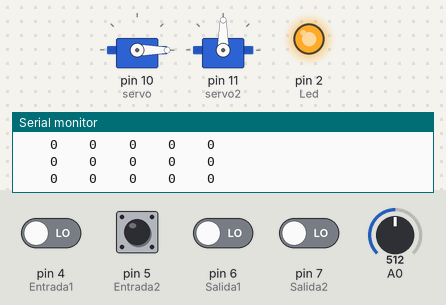
The sketch below on a simulated Arduino Uno, built with avr-gcc and run on an emulated ATmega328P. Parts: 2 × servo, output pins drawn as LEDs (lit = HIGH), the last lines printed to the serial monitor. The test bench sets the inputs (shaded band); at power-on: pin 4 (Entrada1), pin 5 (Entrada2), pin 6 (Salida1), pin 7 (Salida2) LOW, A0 = 512.

Above: at 3.0 s.
3.1 s: pin 4 (Entrada1) driven HIGH
At 6.0 s:
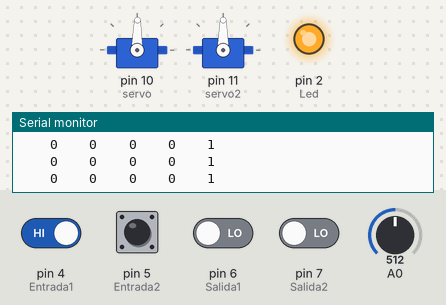
6.1 s: A0 set to 316
7.6 s: A0 set to 282
At 8.6 s:
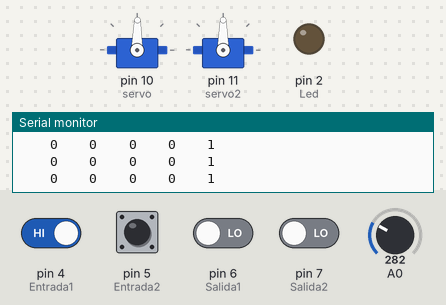
9.1 s: A0 set to 306
At 10.1 s:
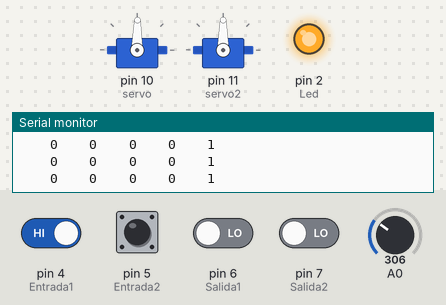
10.6 s: A0 set to 290
At 11.6 s:
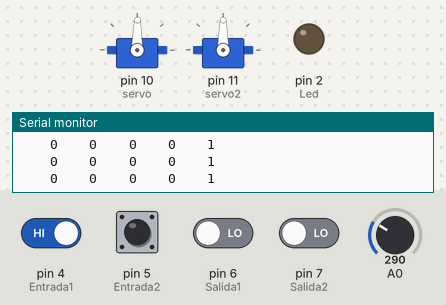
12.1 s: pin 5 (Entrada2) pulsed HIGH 2 times (0.12 s each, 0.3 s apart)
Timing chart, 0 to 16.3 s (numbered marks = the images above; inputs shaded):
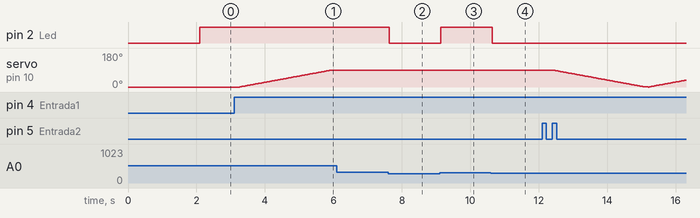

Measured:
- the behaviour switches between 301 and 300 on A0 (found by bisection; images 1 and 2)
- after the input at 3.1 s, servo on pin 10 (servo): moves from 0° to 89° over 2.6 s, starting after 0.17 s
- after the input at 7.6 s, pin 2 (Led): HIGH → LOW at once
- after the input at 9.1 s, pin 2 (Led): LOW → HIGH at once
- after the input at 10.6 s, pin 2 (Led): HIGH → LOW after 0.05 s

The sketch:

Prueba_del_Lector.ino
```cpp
#include <Servo.h>
Servo myServo;
Servo myServo2;

int servo=10;
int grados=0;
int servo2=11;
int grados2=0;

bool empezar0=0;

int coches=0;

int Led=2;
int LDR=0;

int Entrada1=4;
bool boolEntrada1=0;

int Entrada2=5;
bool boolEntrada2=0;

int Salida1=6;
bool boolSalida1=0;

int Salida2=7;
bool boolSalida2=0;

bool boolPasoEntrada=0;
bool mantenerEntrada=0;
bool boolPasoSalida=0;
bool mantenerSalida=0;

void setup() {
Serial.begin(9600);
pinMode(Entrada1,INPUT);
pinMode(Entrada2,INPUT);
pinMode(Salida1,INPUT);
pinMode(Salida2,INPUT);

myServo.attach(servo);
myServo2.attach(servo2);
pinMode(Led,OUTPUT);
}

void loop() {
if(empezar0==0){
  empezar0=1;
  myServo.write(0);
  grados2=90;
  myServo2.write(90);
  delay(2000);
}
sensores();
PasoEntrada();
luces();
PasoSalida();

}


void sensores() {

boolEntrada1=digitalRead(Entrada1);
boolEntrada2=digitalRead(Entrada2);
boolSalida1=digitalRead(Salida1);
boolSalida2=digitalRead(Salida2);
Serial.println(boolEntrada1);
Serial.print("    ");
Serial.print(boolEntrada2);
Serial.print("    ");
Serial.print(boolSalida1);
Serial.print("    ");
Serial.print(boolSalida2);
Serial.print("    ");
Serial.print(coches);
Serial.print("    ");
delay(100);

}

void PasoEntrada() {

  if(boolEntrada1==1&&mantenerEntrada==0&&coches<8){
    mantenerEntrada=1;
    servoEntradaArriba();
  }

  if(boolEntrada2==1&&mantenerEntrada==1){
    boolPasoEntrada=1;
    //servo se queda arriba
  }

  if(boolEntrada2==0&&boolPasoEntrada==1&&mantenerEntrada==1){
    servoEntradaAbajo();
    boolPasoEntrada=0;
    mantenerEntrada=0;
    coches=coches+1;
  }
}

void servoEntradaArriba() {
    for(grados=0;grados<90;grados=grados+1){

    delay(30);
    myServo.write(grados);

  }
}

void servoEntradaAbajo(){
  for(grados=90;grados>0;grados=grados-1){

    delay(30);
    myServo.write(grados);

  }
}

void luces(){
  LDR=analogRead(A0);
if(LDR>300){
digitalWrite(Led,HIGH);}
else{digitalWrite(Led,LOW);}
}


void PasoSalida() {

  if(boolSalida1==1&&mantenerSalida==0&&coches>0&&coches<=8){
    mantenerSalida=1;
    servoSalidaArriba();
  }

  if(boolSalida2==1&&mantenerSalida==1){
    boolPasoSalida=1;
    //servo se queda arriba
  }

  if(boolSalida2==0&&boolPasoSalida==1&&mantenerSalida==1){
    servoSalidaAbajo();
    boolPasoSalida=0;
    mantenerSalida=0;
    coches=coches-1;
  }
}

void servoSalidaAbajo() {
    for(grados2=0;grados2<90;grados2=grados2+1){

    delay(30);
    myServo2.write(grados2);

  }
}

void servoSalidaArriba(){
  for(grados2=90;grados2>0;grados2=grados2-1){

    delay(30);
    myServo2.write(grados2);

  }
}
```
